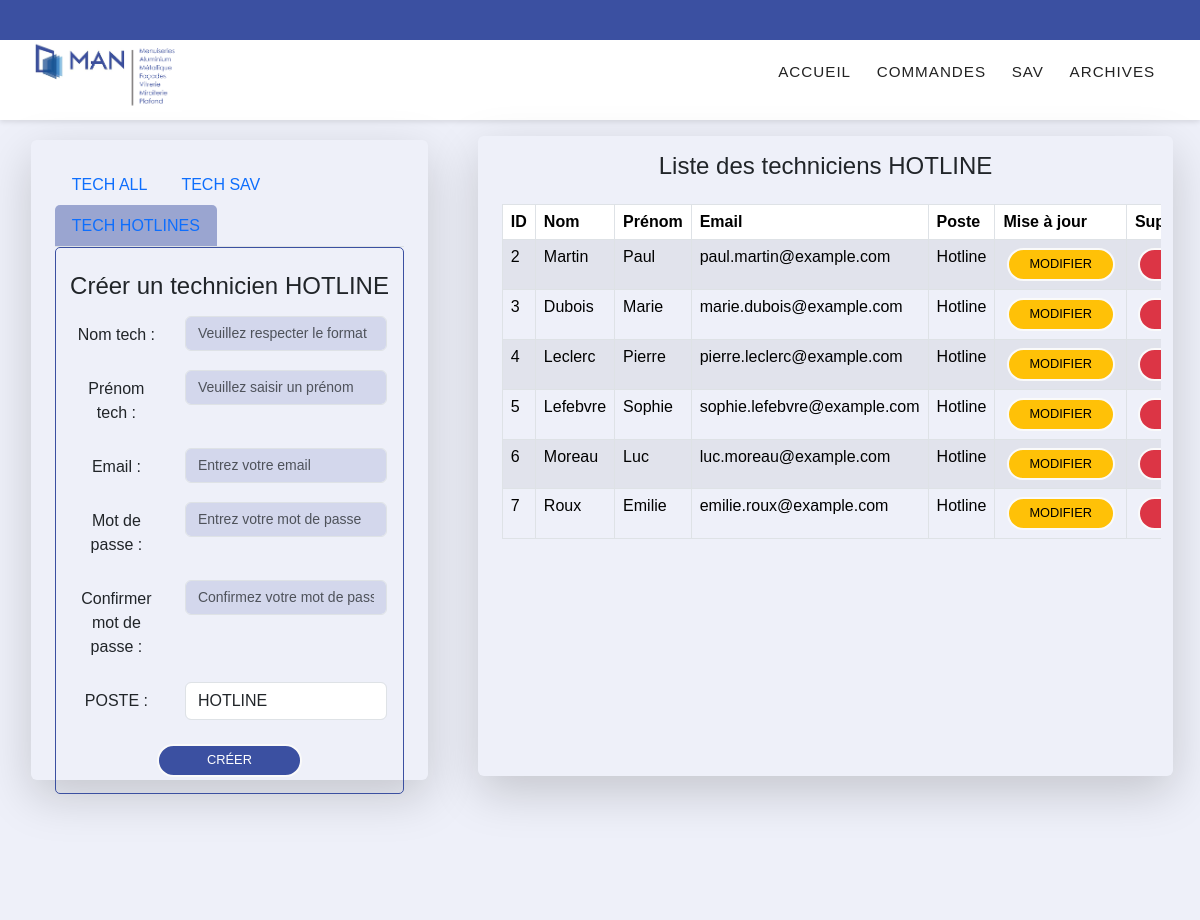
The page /controler/admin.php?action=listTechsHOTLINE on the database its author committed.
### tables this page shows
CREATE TABLE `techniciens` (
  `id` int(11) NOT NULL,
  `nom` varchar(100) DEFAULT NULL,
  `prenom` varchar(100) DEFAULT NULL,
  `poste` enum('SAV','Hotline') DEFAULT NULL,
  `email` varchar(255) DEFAULT NULL,
  `motdepasse` varchar(255) DEFAULT NULL
);

### model/modele_admin.inc.php (called while the page is built, shortened)
<?php
   function getTechHotline(){
     $connexion = getBdd();
     $sql = "SELECT * FROM techniciens WHERE poste = 'Hotline'";
     $requete = $connexion->query($sql);
     if(!$connexion->query($sql)){
       echo "problème de connexion à la table contact";
   }
   else{
       $resultat = $requete->fetchAll(PDO::FETCH_ASSOC);
   }
   return $resultat;
   }

### Vues/vue_liste_techniciens.php (the view, shortened to what this page needs)
<?php
$contenu .= '<div class="col-lg-7 col-sm-11 shadow-lg rounded" style="max-height: 80vh">
<h4 class="p-3 text-center">'.$titreliste.'</h4>
    <div class="container overflow-auto style="max-height: 80%""><table class="table table-bordered table-striped">
        <thead>
        <tr>
        <th scope="col">ID</th>
        <th scope="col">Nom</th>
        <th scope="col">Prénom</th>
        <th scope="col">Email</th>
        <th scope="col">Poste</th>
        <th scope="col">Mise à jour</th>
        <th scope="col">Suppression</th>
        </tr>
        </thead>
    <tbody>';
if (isset($techniciens) && !empty($techniciens)) {
    foreach ($techniciens as $technicien) {
        $contenu .= '<tr>';
        $contenu .= '<td>' . $technicien['id'] . '</td>';
        $contenu .= '<td>' . $technicien['nom'] . '</td>';
        $contenu .= '<td>' . $technicien['prenom'] . '</td>';
        $contenu .= '<td>' . $technicien['email'] . '</td>';
        $contenu .= '<td>' . $technicien['poste'] . '</td>';
        $contenu .= '<td>
        <form action="admin.php" method="GET">
        <input type="hidden" name="action" value="updTech">
        <input type="hidden" name="id_technicien" value="' . $technicien['id'] . '">
        <input type="hidden" name="nom_technicien" value="' . $technicien['nom'] . '">
        <input type="hidden" name="prenom_technicien" value="' . $technicien['prenom'] . '">
        <input type="hidden" name="poste_technicien" value="' . $technicien['poste'] . '">
        <input type="hidden" name="email_technicien" value="' . $technicien['email'] . '">
        <button type="submit" class="btn btn-warning">Modifier</button>
        </form>
        </td>';
        $contenu .= '<td>
    <form id="deleteForm_'.$technicien['id'].'" action="admin.php" method="GET">
        <input type="hidden" name="action" value="suppTech">
        <input type="hidden" name="id_technicien" value="' . $technicien['id'] . '">
        <button type="button" class="btn btn-danger" data-toggle="modal" data-target="#confirmationModal_'.$technicien['id'].'">Supprimer</button>
    </form>
</td>';
$contenu .= '<div class="modal fade" id="confirmationModal_'.$technicien['id'].'" tabindex="-1" role="dialog" aria-labelledby="confirmationModalLabel_'.$technicien['id'].'" aria-hidden="true">
    <div class="modal-dialog" role="document">
        <div class="modal-content">
            <div class="modal-header">
                <h5 class="modal-title" id="confirmationModalLabel_'.$technicien['id'].'">Confirmer la suppression</h5>
                <button type="button" class="close" data-dismiss="modal" aria-label="Close">
                    <span aria-hidden="true">&times;</span>
                </button>
            </div>
            <div class="modal-body">
                Êtes-vous sûr de vouloir supprimer le technicien '.$technicien['nom'].' '.$technicien['prenom'].' au poste '.$technicien['poste'].' ?
            </div>
            <div class="modal-footer">
                <button type="button" class="btn btn-secondary" data-dismiss="modal">Annuler</button>
                <button type="submit" form="deleteForm_'.$technicien['id'].'" class="btn btn-danger">Confirmer</button>
            </div>
        </div>
    </div>
</div>';
        $contenu .= '</tr>';
    }
} else {
    $contenu .= '<tr><td colspan="6">Aucun technicien trouvé.</td></tr>';
}
$contenu .= '</tbody></table></div></div></div>';
?>

### style/gabarit.css (style rules this page uses)
:root { --clr-bg-header: #3b50a1; --clr-btn: #3b50a1; --clr-nav-hover: #2842ab; --clr-light: #fafafa; }
* { padding: 0; margin: 0; }
.btn { display: inline-block; padding: 0.5rem 1.3rem; font-size: 0.8rem; border: 2px solid var(--clr-light); border-radius: 2rem; line-height: 1; margin: 0 0.2rem; transition: 0.3s; text-transform: uppercase; }

### style/global.css (style rules this page uses)
.table tr { transition: background-color 0.3s ease; }
.table td { background-color: transparent; }

### rows shown on the page
techniciens: id "2", nom "Martin", prenom "Paul", email "paul.martin@example.com", poste "Hotline"
techniciens: id "3", nom "Dubois", prenom "Marie", email "marie.dubois@example.com", poste "Hotline"
techniciens: id "4", nom "Leclerc", prenom "Pierre", email "pierre.leclerc@example.com", poste "Hotline"
techniciens: id "5", nom "Lefebvre", prenom "Sophie", email "sophie.lefebvre@example.com", poste "Hotline"
techniciens: id "6", nom "Moreau", prenom "Luc", email "luc.moreau@example.com", poste "Hotline"
techniciens: id "7", nom "Roux", prenom "Emilie", email "emilie.roux@example.com", poste "Hotline"

### other values the page prints
$titreliste "Liste des techniciens HOTLINE"
